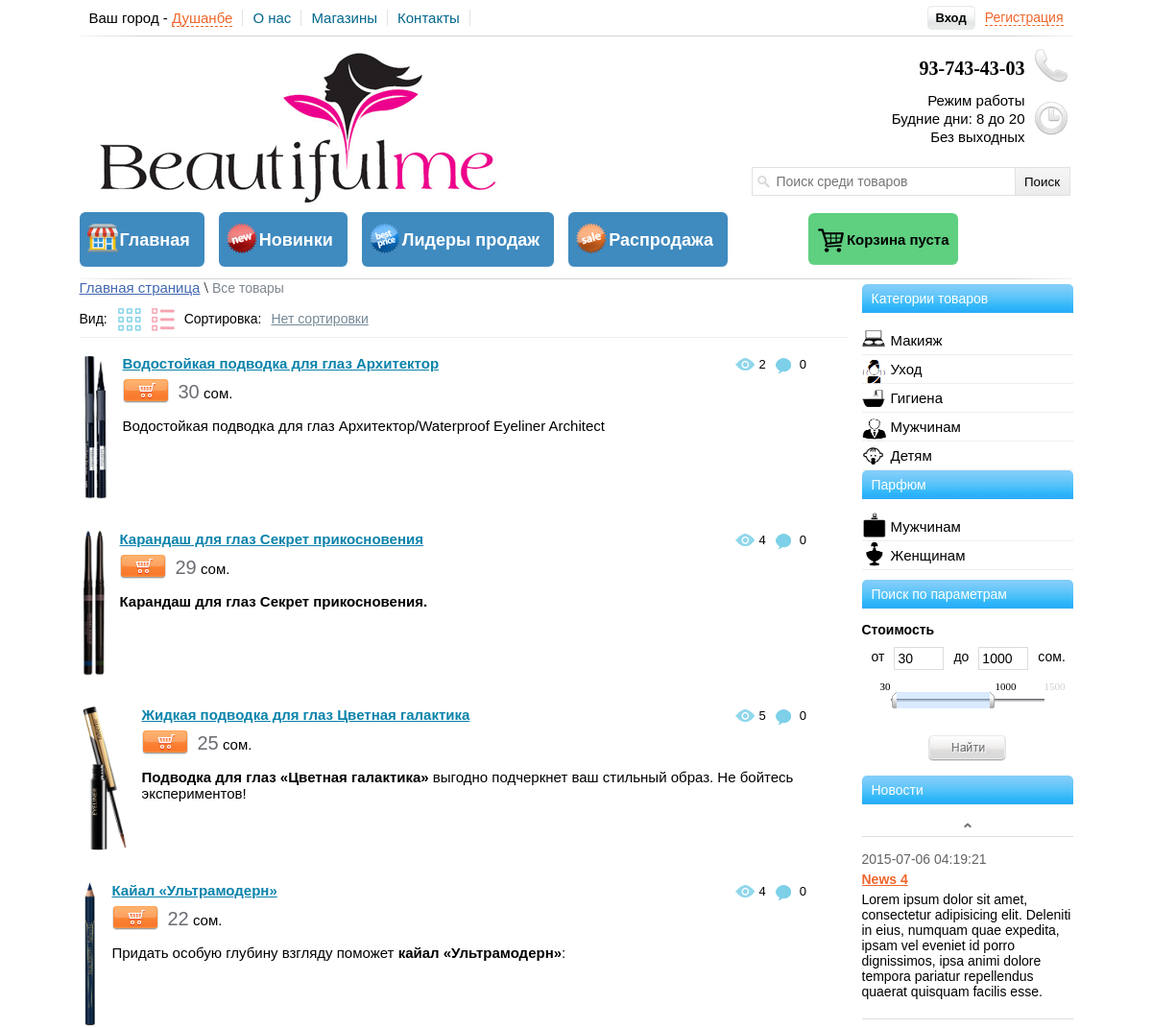
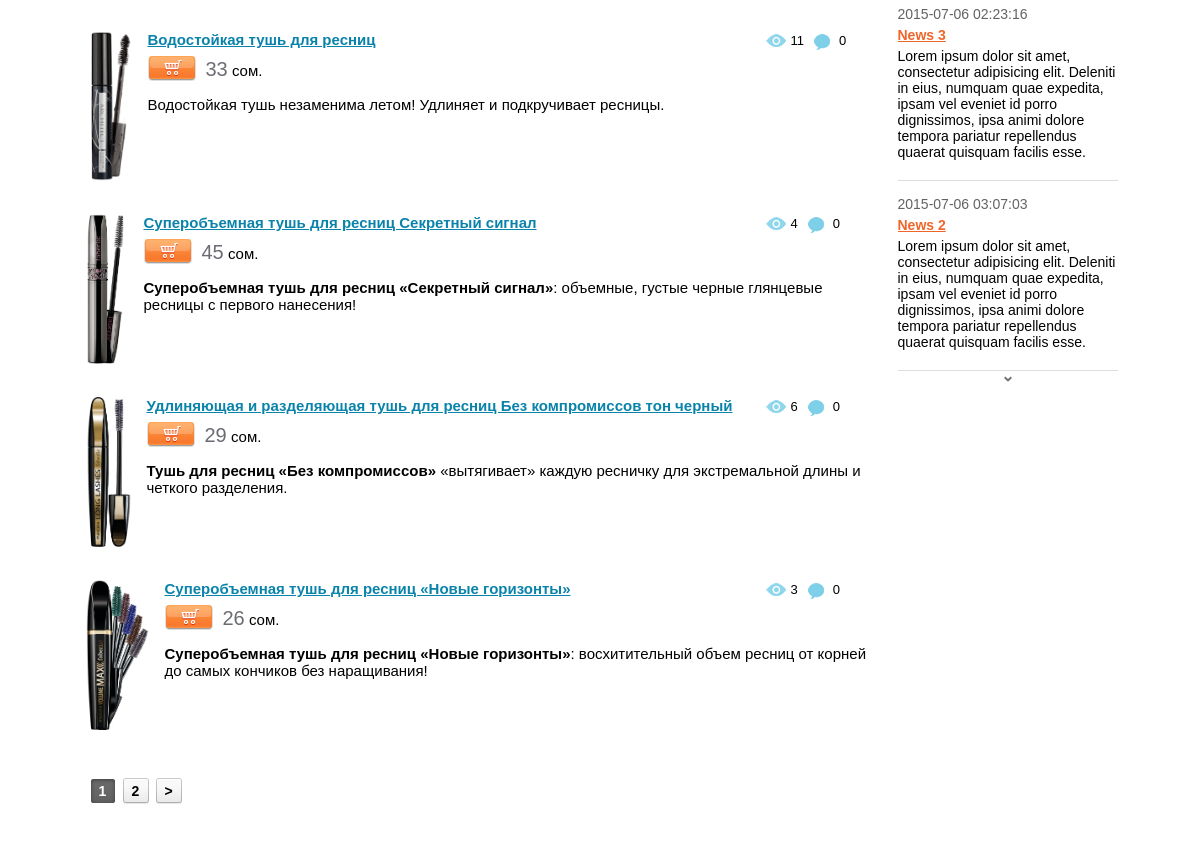
/view_cat.php?type=makeup (upper part), run on an earlier commit of the app's database (2 pictures, top to bottom).
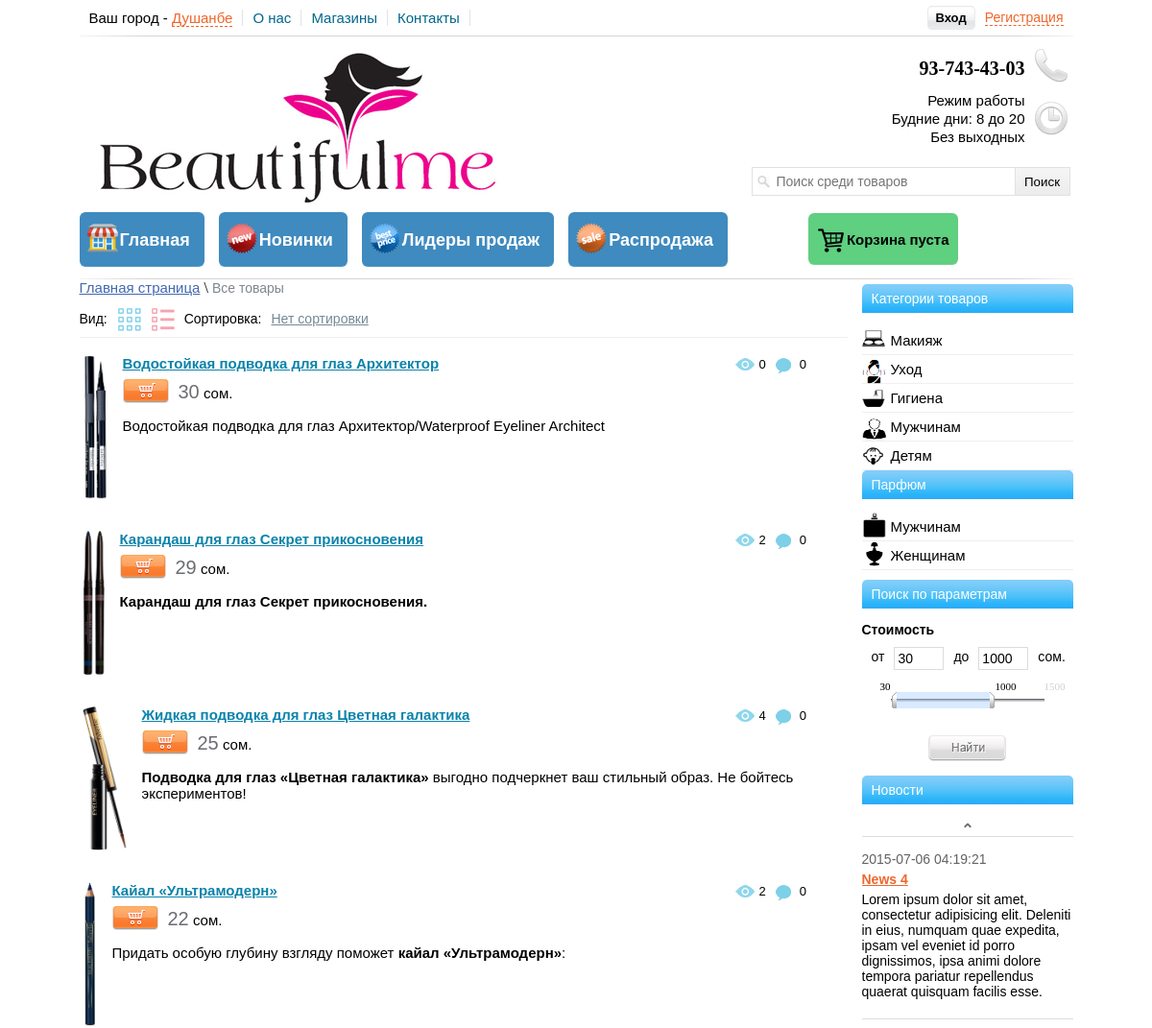
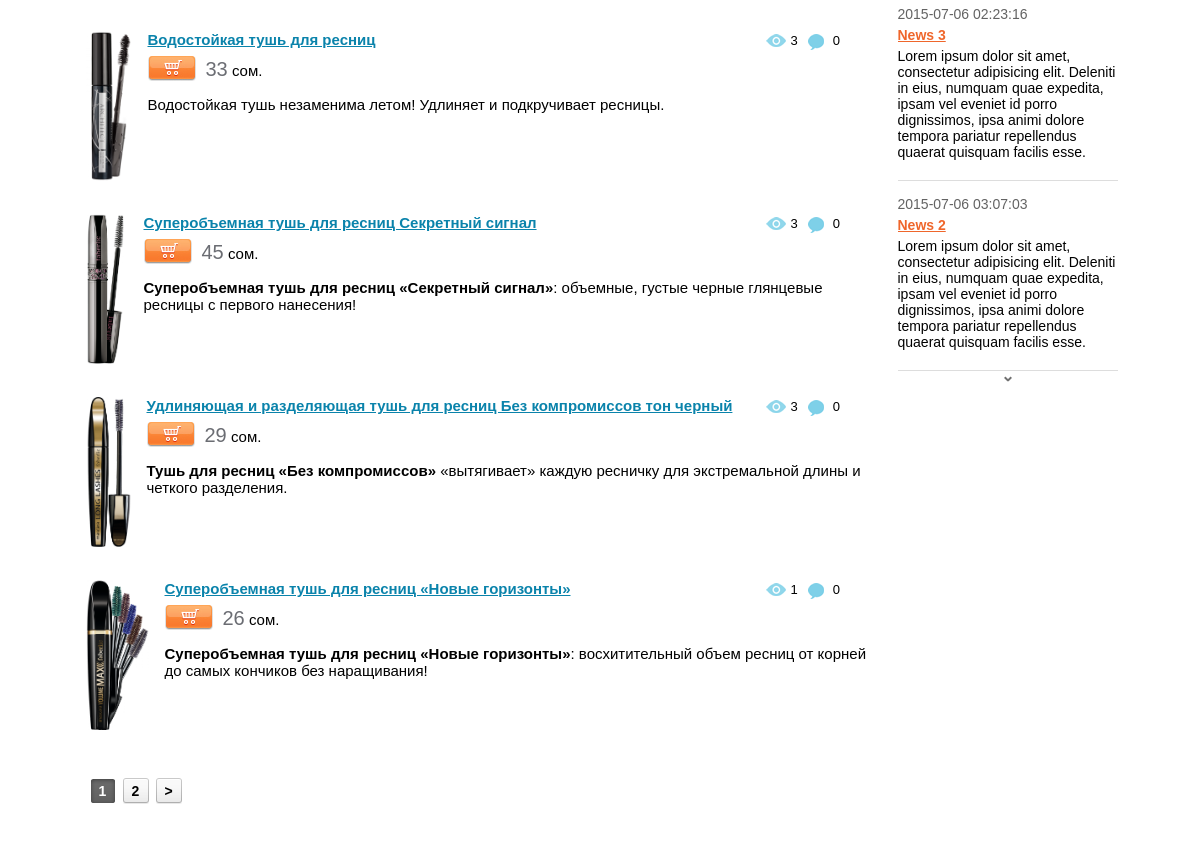
And on a later commit of the database (2 pictures, top to bottom).
### tables this page shows
CREATE TABLE IF NOT EXISTS `news` (
  `id` int(11) NOT NULL,
  `title` varchar(255) NOT NULL,
  `text` text NOT NULL,
  `date` datetime NOT NULL
);

CREATE TABLE IF NOT EXISTS `table_products` (
  `products_id` int(11) NOT NULL,
  `title` varchar(255) NOT NULL,
  `price` int(11) NOT NULL,
  `brand` varchar(255) NOT NULL,
  `seo_words` text NOT NULL,
  `seo_description` text NOT NULL,
  `mini_description` text NOT NULL,
  `mini_features` text NOT NULL,
  `image` varchar(255) NOT NULL,
  `description` text NOT NULL,
  `features` text NOT NULL,
  `how_to_use` text NOT NULL,
  `datetime` datetime NOT NULL,
  `new` int(11) NOT NULL DEFAULT '0',
  `leader` int(11) NOT NULL DEFAULT '0',
  `sale` int(11) NOT NULL DEFAULT '0',
  `visible` int(11) NOT NULL DEFAULT '0',
  `count` int(11) NOT NULL DEFAULT '0',
  `type_tovara` varchar(255) NOT NULL,
  `brand_id` int(11) NOT NULL,
  `yes_like` int(11) NOT NULL DEFAULT '1',
  `short_title` varchar(50) NOT NULL
);

### functions/functions.php (called while the page is built, shortened)
<?php
	function clear_string($cl_str)
	{
	$cl_str = strip_tags($cl_str);
	$cl_str = mysql_real_escape_string($cl_str);
	$cl_str = trim($cl_str);
	return $cl_str;
	}
function group_numerals($int){
		switch (strlen($int)) {
		default:
		$price = $int;
		break;
	}
	return $price;
}
 ?>

### view_cat.php (the view, shortened to what this page needs)
<?php
	include 'include/db_connect.php';
	include 'functions/functions.php';
	$cat = clear_string($_GET["cat"]);
	$type = clear_string($_GET["type"]);
	$sorting = $_GET["sort"];
		switch($sorting)
		{
			default:
			$sorting = 'products_id DESC';
			$sort_name = 'Нет сортировки';
			break;
		}
?>
<!DOCTYPE html>
<html>
<head>
	<link rel="stylesheet" href="css/reset.css">
	<link rel="stylesheet" href="css/style.css">
	<link rel="stylesheet" href="trackbar/trackbar.css">
</head>
<body>
<div id="block-body">
<?php
	include 'include/block-header.php';
?>
	<div id="block-right">
<?php
	include 'include/block-category.php';
	include 'include/block-parfume.php';
	include 'include/block-parameter.php';
	include 'include/block-news.php';
?>
	</div>
		<div id="block-content">
			<?php
				if (!empty($cat) && !empty($type))
				{
					$querycat = "AND brand = '$cat' AND type_tovara = '$type'";
					$catlink = "cat=$cat&";
				}else
				{
					if (!empty($type))
					{
						$querycat = "AND type_tovara = '$type'";
					}else
					{
						$querycat = "";
					}
						if (!empty($cat))
					{
						$catlink = "cat=$cat&";
					}else
					{
						$catlink = "";
					}
				}
	$num = 8;
	$page = (int)$_GET['page'];
	$count = mysql_query("SELECT COUNT(*) FROM table_products WHERE visible = '1' $querycat",$link);
	$temp = mysql_fetch_array($count);
	If ($temp[0] > 0)
	{
	$tempcount = $temp[0];
	$total = (($tempcount - 1) / $num) + 1;
	$total =  intval($total);
	$page = intval($page);
	if(empty($page) or $page < 0) $page = 1;
	$start = $page * $num - $num;
	$qury_start_num_grid = " LIMIT $start, $num";
	}
				$result = mysql_query("SELECT * FROM table_products WHERE visible = '1' $querycat ORDER BY $sorting $qury_start_num_grid",$link);
				if (mysql_num_rows($result) > 0)
				{
					$row = mysql_fetch_array($result);
					echo '<div id="block-sorting">
				<p id="nav-breadcrumbs"><a href="index.php">Главная страница</a> \ <span>Все товары</span></p>
				<ul id="options-list">
					<li>Вид: </li>
					<li><img id="style-grid" src="/images/icon-grid.png"></li>
					<li><img id="style-list" src="/images/icon-list.png"></li>
					<li>Сортировка: </li>
					<li><a id="select-sort">'.$sort_name.'</a>
				<ul id="sorting-list">
					<li><a href="view_cat.php?'.$catlink.'type='.$type.'&sort=price-asc">От дешевых к дорогим</a></li>
					<li><a href="view_cat.php?'.$catlink.'type='.$type.'&sort=price-desc">От дорогих к дешевым</a></li>
					<li><a href="view_cat.php?'.$catlink.'type='.$type.'&sort=popular">Популярное</a></li>
					<li><a href="view_cat.php?'.$catlink.'type='.$type.'&sort=news">Новинки</a></li>
					<li><a href="view_cat.php?'.$catlink.'type='.$type.'&sort=brand">От А до Я</a></li>
				</ul>
					</li>
				</ul>
			</div>
			<ul id="block-tovar-grid">';
					do
					{
					if ($row["image"] != "" && file_exists("./upload_images/".$row["image"]))
						{
						$img_path = './upload_images/'.$row["image"];
						$max_width = 200;
						$max_height = 200;
						 list($width, $height) = getimagesize($img_path);
						$ratioh = $max_height/$height;
						$ratiow = $max_width/$width;
						$ratio = min($ratioh, $ratiow);
						$width = intval($ratio*$width);
						$height = intval($ratio*$height);
						}else
						{
						$img_path = "/images/no-image.png";
						$width = 110;
						$height = 200;
						}
					}
						while($row = mysql_fetch_array($result));
			 ?>
			 	</ul>
			 	<ul id="block-tovar-list">
			<?php
				$num = 8;
	$page = (int)$_GET['page'];
	$count = mysql_query("SELECT COUNT(*) FROM table_products WHERE visible = '1' $querycat",$link);
	$temp = mysql_fetch_array($count);
	If ($temp[0] > 0)
	{
	$tempcount = $temp[0];
	$total = (($tempcount - 1) / $num) + 1;
	$total =  intval($total);
	$page = intval($page);
	if(empty($page) or $page < 0) $page = 1;
	$start = $page * $num - $num;
	$qury_start_num_list = " LIMIT $start, $num";
}
				$result = mysql_query("SELECT * FROM table_products WHERE visible = '1' $querycat ORDER BY $sorting $qury_start_num_list",$link);
				if (mysql_num_rows($result) > 0)
				{
					$row = mysql_fetch_array($result);
					do
					{
					if ($row["image"] != "" && file_exists("./upload_images/".$row["image"]))
						{
						$img_path = './upload_images/'.$row["image"];
						$max_width = 150;
						$max_height = 150;
						 list($width, $height) = getimagesize($img_path);
						$ratioh = $max_height/$height;
						$ratiow = $max_width/$width;
						$ratio = min($ratioh, $ratiow);
						$width = intval($ratio*$width);
						$height = intval($ratio*$height);
						}else
						{
						$img_path = "/images/noimages80x70.png";
						$width = 80;
						$height = 70;
						}
				$query_reviews = mysql_query("SELECT * FROM table_reviews WHERE products_id = '{$row["products_id"]}' AND moderate='1'",$link);
				$count_reviews = mysql_num_rows($query_reviews);
						echo '
								<li>
									<div class="block-images-list">
										<img src="'.$img_path.'" width="'.$width.'" height="'.$height.'">
									</div>
									<ul class="reviews-and-counts-list">
										<li><img src="/images/eye-icon.png"><p>'.$row["count"].'</p></li>
										<li><img src="/images/comment-icon.png"><p>'.$count_reviews.'</p></li>
									</ul>
									<p class="style-title-list"><a href="view_content.php?id='.$row["products_id"].'">'.$row["title"].'</a></p>
									<a class="add-cart-style-list" tid="'.$row["products_id"].'"></a>
									<p class="style-price-list"><strong>'.group_numerals($row["price"]).'</strong> сом.</p>
									<div class="style-text-list">'.$row["mini_description"].'</div>
								</li>
							';
					}
						while($row = mysql_fetch_array($result));
				}
			}else
				{
					echo '<h3>Категория не доступна или не создана!</h3>';
				}
						echo '</ul>';
if ($page != $total) $pstr_next = '<li><a class="pstr-next" href="view_cat.php?type='.$type.'&cat='.$cat.'&page='.($page + 1).'">&gt;</a></li>';
if($page + 1 <= $total) $page1right = '<li><a href="view_cat.php?type='.$type.'&cat='.$cat.'&page='.($page + 1).'">'.($page + 1).'</a></li>';
if ($page+5 < $total)
{
$strtotal = '<li><p class="nav-point">...</p></li><li><a href="view_cat.php?type='.$type.'&cat='.$cat.'&page='.$total.'">'.$total.'</a></li>';
}else
{
$strtotal = "";
}
if ($total > 1)
{
echo '
<div class="pstrnav">
<ul>
';
echo $pstr_prev.$page5left.$page4left.$page3left.$page2left.$page1left."<li><a class='pstr-active' href='view_cat.php?page=".$page."'>".$page."</a></li>".$page1right.$page2right.$page3right.$page4right.$page5right.$strtotal.$pstr_next;
echo '
</ul>
</div>
';
}
			?>
		</div>
<?php
	include 'include/block-random.php';
?>
</div>
</body>
</html>

### include/block-header.php (shortened to what this page needs)
<div id="block-header">
	<div id="header-top-block">
		<ul id="header-top-menu">
			<li>Ваш город - <span>Душанбе</span></li>
			<li><a href="#">О нас</a></li>
			<li><a href="#">Магазины</a></li>
			<li><a href="feedback.php">Контакты</a></li>
		</ul>
<?php
	if ($_SESSION['auth'] == 'yes_auth')
	{
		echo '<p id="auth-user-info" align="right"><img src="/images/user.png">Здравствуйте, '.$_SESSION['auth_name'].'!</p>';
	}else
	{
		echo '<p id="reg-auth-title" align="right"><a class="top-auth">Вход</a><a href="registration.php">Регистрация</a></p>';
	}
?>
	</div>
	<div id="top-line"></div>
			<img id="img-logo" src="/images/logo.png">
				<div id="personal-info">
					<h3 align="right">93-743-43-03</h3>
						<img src="/images/phone-icon.png">
					<p align="right">Режим работы</p>
					<p align="right">Будние дни: 8 до 20</p>
					<p align="right">Без выходных</p>
						<img src="/images/time-icon.png">
				</div>
		<div id="block-search">
			<form method="GET" action="search.php?q=">
				<span></span>
				<input type="text" id="input-search" name="q" placeholder="Поиск среди товаров">
				<input type="submit" id="button-search" value="Поиск">
			</form>
		</div>
</div>
<div id="top-menu">
	<ul class="flat">
		<li class="ph-float"><a class='ph-button ph-btn-blue' href="index.php"><img  src="/images/shop.png">Главная</a></li>
		<li class="ph-float"><a class='ph-button ph-btn-blue' href="view_aystopper.php?go=news"><img src="/images/new-32.png">Новинки</a></li>
		<li class="ph-float"><a class='ph-button ph-btn-blue' href="view_aystopper.php?go=leaders"><img src="/images/bestprice-32.png">Лидеры продаж</a></li>
		<li class="ph-float"><a class='ph-button ph-btn-blue' href="view_aystopper.php?go=sale"><img src="/images/sale-32.png">Распродажа</a></li>
	</ul>
		<p class="ph-float" id="block-basket"><img src="/images/cart-icon.png"><a class='ph-buttongreen ph-btn-green' href="cart.php?action=oneclick">Корзина пуста</a></p>
</div>
	<div id="nav-line"></div>

### include/block-category.php (shortened to what this page needs)
<div id="block-category">
	<p class="header-title">Категории товаров</p>
	<ul>
		<li><a id="index1"><img src="/images/makeup.png" id="makeup-images">Макияж</a>
		</li>
		<li><a id="index2"><img src="/images/care.png" id="care-images">Уход</a>
		</li>
			<li><a id="index3"><img src="/images/hygiene.png" id="hygiene-images">Гигиена</a>
		</li>
		<li><a id="index4"><img src="/images/mans.png" id="mans-images">Мужчинам</a>
		</li>
		<li><a id="index5"><img src="/images/kids.png" id="kids-images">Детям</a>
		</li>
	</ul>
</div>

### include/block-parfume.php (shortened to what this page needs)
<div id="block-parfume">
	<p class="header-title">Парфюм</p>
	<ul>
		<li><a id="index1"><img src="/images/mans-parfume.png" id="mans-parfume">Мужчинам</a>
		</li>
		<li><a id="index2"><img src="/images/womans-parfume.png" id="womans-parfume">Женщинам</a>
		</li>
	</ul>
</div>

### include/block-parameter.php (shortened to what this page needs)
<div id="block-parameter">
	<p class="header-title">Поиск по параметрам</p>
		<p class="title-filter">Стоимость</p>
		<form method="GET" action="search_filter.php">
		<div id="block-input-price">
			<ul>
				<li><p>от</p></li>
				<li><input type="text" id="start-price" name="start_price" value="20"></li>
				<li><p>до</p></li>
				<li><input type="text" id="end-price" name="end_price" value="3000"></li>
				<li><p>сом.</p></li>
			</ul>
		</div>
		<div id="blocktrackbar"></div>
		<center><input type="submit" name="submit" id="button-param-search" value=" "></center>
		</form>
</div>

### include/block-news.php (shortened to what this page needs)
<div id="block-news">
	<p class="header-title">Новости</p>
	<center><img src="/images/img-prev.png" id="news-prev"></center>
	<div id="newsticker">
		<ul>
<?php
	$result = mysql_query("SELECT * FROM news ORDER BY id DESC",$link);
		if (mysql_num_rows($result) > 0)
			{
				$row = mysql_fetch_array($result);
			do
			{
				echo '<li>
				<span>'.$row["date"].'</span>
				<a href="#">'.$row["title"].'</a>
				<p>'.$row["text"].'</p>
					</li>';
			}
			while ($row = mysql_fetch_array($result));
		}
?>
		</ul>
	</div>
	<center><img src="/images/img-next.png" id="news-next"></center>
</div>

### include/block-random.php (shortened to what this page needs)
<div id="block-random-tovar">
</div>

What changed in the data, as far as the page shows it:
changed table_products "Водостойкая подводка для глаз Архитектор": count "2" → "0"
changed table_products "Карандаш для глаз Секрет прикосновения": count "4" → "2"
changed table_products "Жидкая подводка для глаз Цветная галактика": count "5" → "4"
changed table_products "Кайал «Ультрамодерн»": count "4" → "2"
changed table_products "Водостойкая тушь для ресниц": count "11" → "3"
changed table_products "Суперобъемная тушь для ресниц Секретный сигнал": count "4" → "3"
changed table_products "Удлиняющая и разделяющая тушь для ресниц Без компромиссов тон черный": count "6" → "3"
changed table_products "Суперобъемная тушь для ресниц «Новые горизонты»": count "3" → "1"
